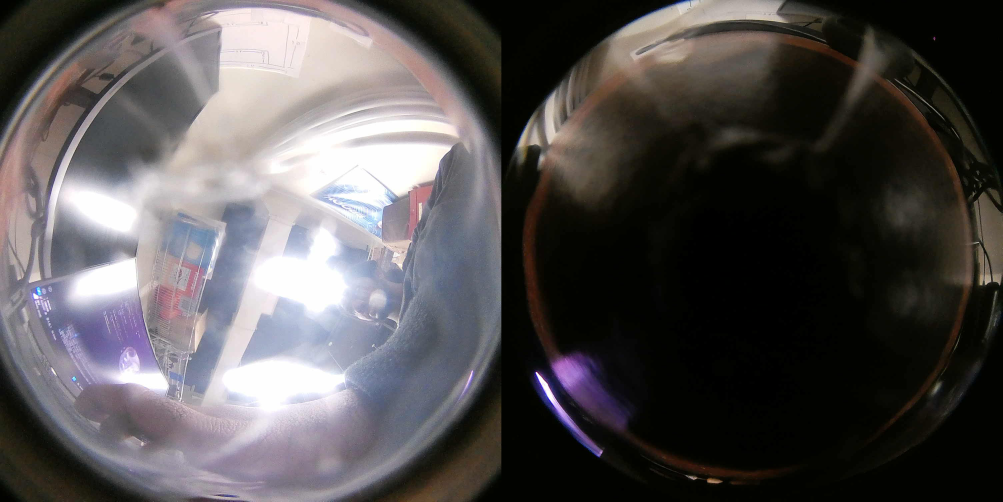
#> input picture MROV25-PhotosphereTask/WIN_20250328_16_12_11_Pro.png, 3008 x 1504 px (shown at 1/3 size)
$ python testphotsphere.py
#> lines starting #> are read from the running program, lines starting #| are printed output that depends on the picture
import cv2
import numpy as np

# Load the frame
img = cv2.imread("WIN_20250328_16_12_11_Pro.png")
#> img is the input picture: shape (1504, 3008, 3); mean B, G, R 82.2, 81.4, 84.8

# Split into two fisheye images (left and right)
h, w = img.shape[:2]
#> h = 1504; w = 3008
left = img[:, :w//2]
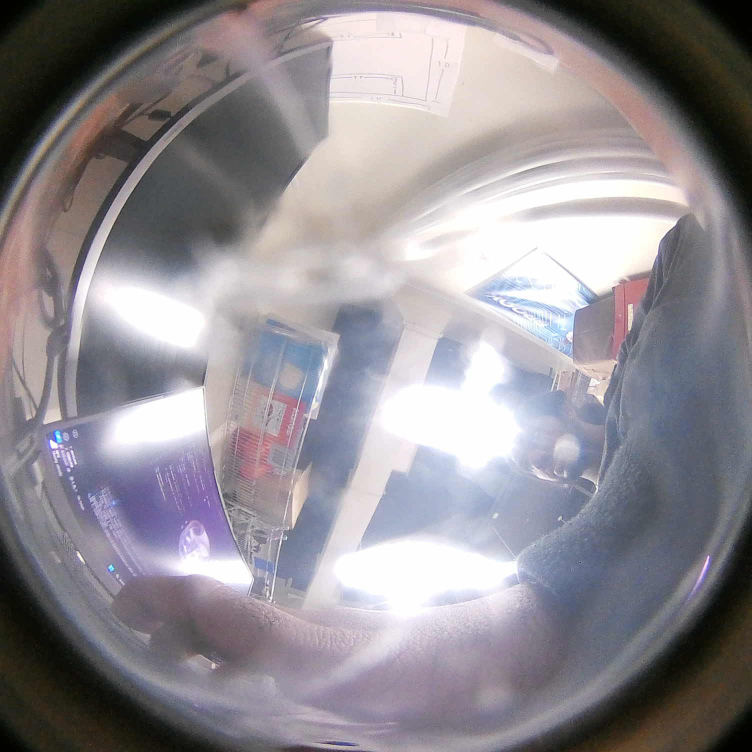
#> left: shape (1504, 1504, 3) (shown at 1/2 size); mean B, G, R 147.1, 141.2, 145.6
right = img[:, w//2:]
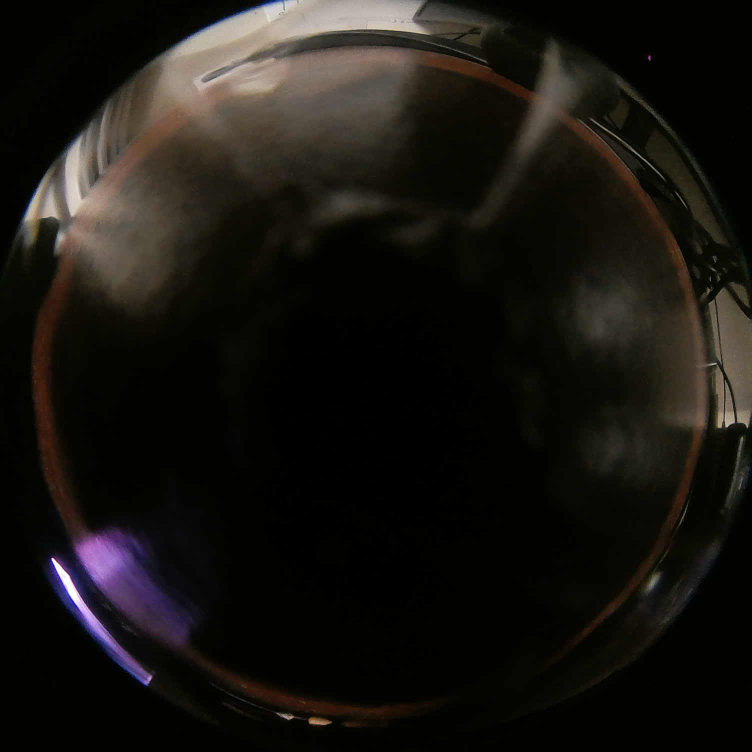
#> right: shape (1504, 1504, 3) (shown at 1/2 size); mean B, G, R 17.2, 21.6, 23.9

# Output dimensions (equirectangular)
out_w = 2 * 1024  # you can adjust this
out_h = 1024

# Empty output panorama
output = np.zeros((out_h, out_w, 3), dtype=np.uint8)

# Projection function
def fisheye_to_equirectangular(fisheye_img, center_shift=0):
#> called with center_shift = 0
    height, width = fisheye_img.shape[:2]
#> height = 1504; width = 1504
    fov = 180  # approximate field of view of each lens
    radius = width / 2
#> radius = 752

    equi_img = np.zeros((out_h, out_w // 2, 3), dtype=np.uint8)

    for y in range(out_h):
        for x in range(out_w // 2):
            theta = (x / (out_w // 2)) * 2 * np.pi - np.pi  # [-pi, pi]
            phi = (y / out_h) * np.pi  # [0, pi]

            # Convert spherical to fisheye plane
            X = np.sin(phi) * np.sin(theta)
            Y = np.cos(phi)
            Z = np.sin(phi) * np.cos(theta)

            r = radius * np.arccos(Z) / (0.5 * np.pi)  # equidistant projection
            fx = int(width/2 + r * X)
            fy = int(height/2 + r * Y)

            if 0 <= fx < width and 0 <= fy < height:
                equi_img[y, x] = fisheye_img[fy, fx]
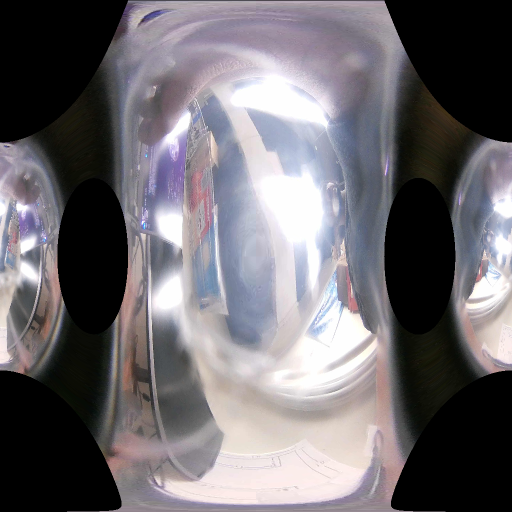
#> equi_img: shape (1024, 1024, 3) (shown at 1/2 size); mean B, G, R 111.3, 106.5, 110.3

    return equi_img

# Convert each half
equi_left = fisheye_to_equirectangular(left)
equi_right = fisheye_to_equirectangular(right)
#> call 2 of fisheye_to_equirectangular, with center_shift = 0
#> after the loop in fisheye_to_equirectangular (call 2), `for y in range(out_h):`:
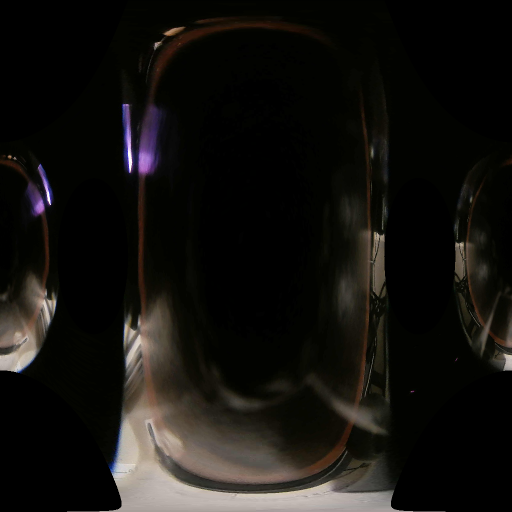
#> equi_img: shape (1024, 1024, 3) (shown at 1/2 size); mean B, G, R 15.7, 18.8, 20.4

# Stitch side by side
output[:, :out_w // 2] = equi_left
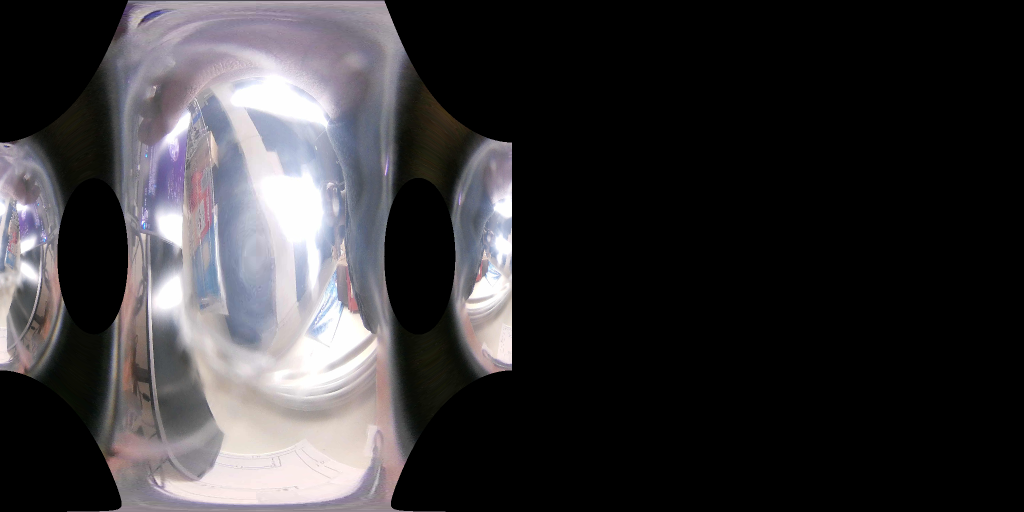
#> output: shape (1024, 2048, 3) (shown at 1/2 size); mean B, G, R 55.7, 53.3, 55.1
output[:, out_w // 2:] = equi_right
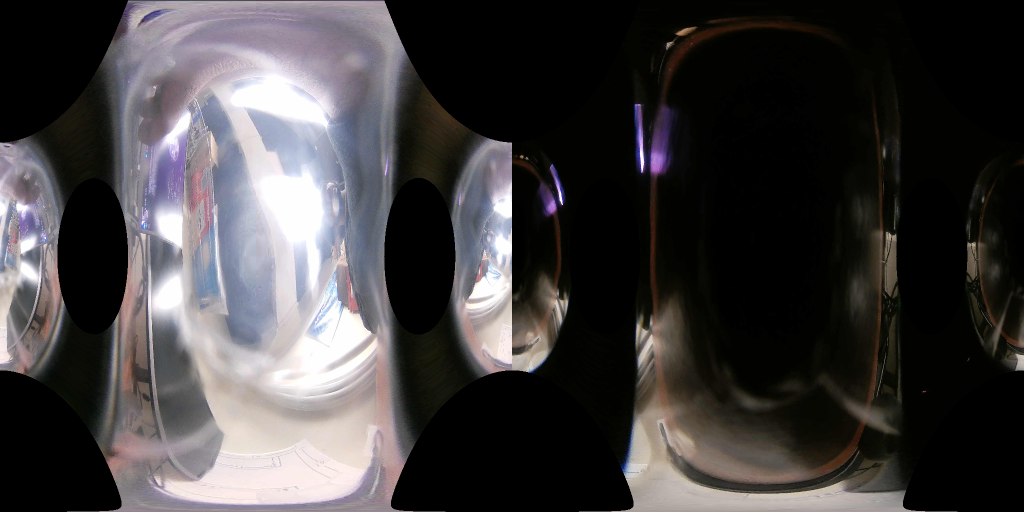
#> output: shape (1024, 2048, 3) (shown at 1/2 size); mean B, G, R 63.5, 62.6, 65.4

# Show & Save
cv2.imshow("Equirectangular Panorama", output)
cv2.imwrite("stitched_photosphere.jpg", output)
cv2.waitKey(0)
cv2.destroyAllWindows()
